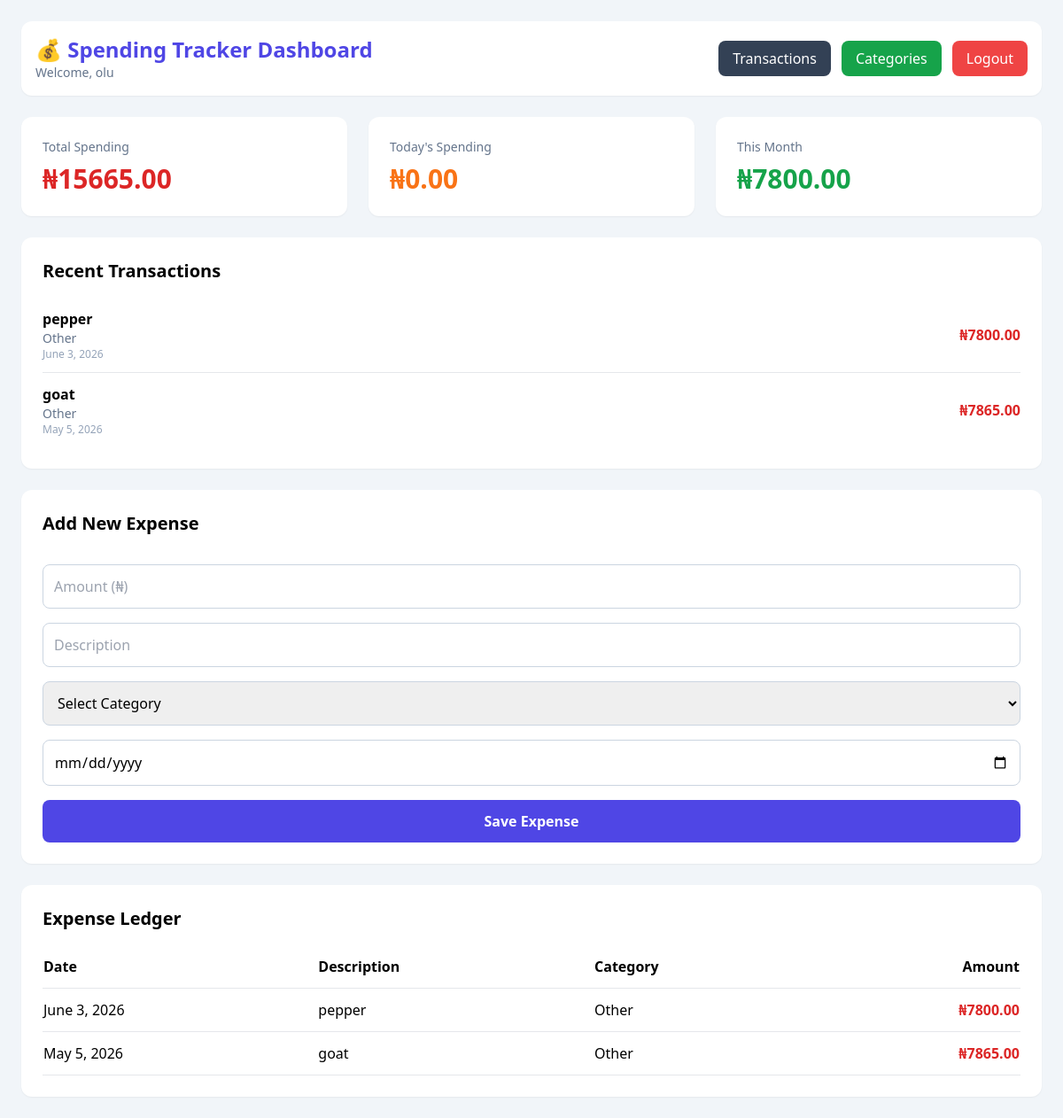
Page /dashboard/ (signed in) on the committed database.
### tracker/models.py (models this page shows)
class DailySpending(models.Model):
    CATEGORY_CHOICES = [
        ("Food", "Food"),
        ("Transport", "Transport"),
        ("Bills", "Bills"),
        ("Entertainment", "Entertainment"),
        ("Shopping", "Shopping"),
        ("Other", "Other"),
    ]
    user = models.ForeignKey(User, on_delete=models.CASCADE)
    amount = models.DecimalField(max_digits=10, decimal_places=2)
    item = models.CharField(max_length=100, blank=True, null=True)
    category = models.CharField(
        max_length=50,
        default="Other"
    )
    date = models.DateField()
    created_at = models.DateTimeField(default=timezone.now)
    updated_at = models.DateTimeField(auto_now=True)

### tracker/views.py (the view)
# urls.py: path("dashboard/", views.dashboard, name="dashboard"),
def dashboard(request):
    if not request.user.is_authenticated:
        return render(request, "home.html")
    expenses = DailySpending.objects.filter(user=request.user)
    total_spending = expenses.aggregate(Sum("amount"))["amount__sum"] or 0
    today_spending = (
        expenses.filter(date=timezone.now().date()).aggregate(Sum("amount"))[
            "amount__sum"
        ]
        or 0
    )
    current_month = timezone.now().month
    current_year = timezone.now().year
    monthly_spending = (
        expenses.filter(date__month=current_month, date__year=current_year).aggregate(
            Sum("amount")
        )["amount__sum"]
        or 0
    )
    recent_expenses = expenses.order_by("-date", "-id")[:5]
    context = {
        "total_spending": total_spending,
        "today_spending": today_spending,
        "monthly_spending": monthly_spending,
        "recent_expenses": recent_expenses,
        "all_spending": expenses.order_by("-date"),
    }
    return render(request, "dashboard.html", context)

### tracker/templates/dashboard.html (shortened to what this page needs)
<!DOCTYPE html>
<html lang="en">
<head>
    <script src="https://cdn.tailwindcss.com"></script>
</head>
<body class="bg-slate-100 min-h-screen p-6">
    <div class="max-w-7xl mx-auto">
        <div class="bg-white rounded-xl shadow-sm p-4 mb-6 flex justify-between items-center">
            <div>
                <h1 class="text-2xl font-bold text-indigo-600">
                    💰 Spending Tracker Dashboard
                </h1>
                <p class="text-sm text-slate-500">
                    Welcome, {{ request.user.first_name|default:request.user.username }}
                </p>
            </div>
            <div class="flex gap-3">
                <a href="{% url 'transaction_log' %}"
                    class="bg-slate-700 text-white px-4 py-2 rounded-lg hover:bg-slate-800">
                    Transactions
                </a>
                <a href="{% url 'categories' %}"
                    class="bg-green-600 text-white px-4 py-2 rounded-lg hover:bg-green-700">
                    Categories
                </a>
                <form action="{% url 'logout' %}" method="POST">
                    <button type="submit" class="bg-red-500 text-white px-4 py-2 rounded-lg hover:bg-red-600">
                        Logout
                    </button>
                </form>
            </div>
        </div>
        <div class="grid grid-cols-1 md:grid-cols-3 gap-6 mb-6">
            <div class="bg-white p-6 rounded-xl shadow-sm">
                <h3 class="text-slate-500 text-sm">
                    Total Spending
                </h3>
                <p class="text-3xl font-bold text-red-600 mt-2">
                    ₦{{ total_spending|floatformat:2 }}
                </p>
            </div>
            <div class="bg-white p-6 rounded-xl shadow-sm">
                <h3 class="text-slate-500 text-sm">
                    Today's Spending
                </h3>
                <p class="text-3xl font-bold text-orange-500 mt-2">
                    ₦{{ today_spending|floatformat:2 }}
                </p>
            </div>
            <div class="bg-white p-6 rounded-xl shadow-sm">
                <h3 class="text-slate-500 text-sm">
                    This Month
                </h3>
                <p class="text-3xl font-bold text-green-600 mt-2">
                    ₦{{ monthly_spending|floatformat:2 }}
                </p>
            </div>
        </div>
        <div class="bg-white rounded-xl shadow-sm p-6 mb-6">
            <h2 class="text-xl font-bold mb-4">
                Recent Transactions
            </h2>
            <ul class="divide-y">
                {% for expense in recent_expenses %}
                <li class="py-3 flex justify-between items-center">
                    <div>
                        <p class="font-semibold">
                            {{ expense.item|default:"Uncategorized" }}
                        </p>
                        <p class="text-sm text-slate-500">
                            {{ expense.category }}
                        </p>
                        <p class="text-xs text-slate-400">
                            {{ expense.date }}
                        </p>
                    </div>
                    <span class="font-bold text-red-600">
                        ₦{{ expense.amount|floatformat:2 }}
                    </span>
                </li>
                {% empty %}
                <li class="py-4 text-slate-400">
                    No transactions yet.
                </li>
                {% endfor %}
            </ul>
        </div>
        <div class="bg-white rounded-xl shadow-sm p-6 mb-6">
            <h2 class="text-xl font-bold mb-4">
                Add New Expense
            </h2>
            <form action="{% url 'add_spending' %}" method="POST" class="space-y-4">
                <input type="number" step="0.01" name="amount" placeholder="Amount (₦)" required
                    class="w-full border border-slate-300 p-3 rounded-lg">
                <input type="text" name="item" placeholder="Description"
                    class="w-full border border-slate-300 p-3 rounded-lg">
                <select name="category" class="w-full border border-slate-300 p-3 rounded-lg" required>
                    <option value="">Select Category</option>
                </select>
                <input type="date" name="date" required class="w-full border border-slate-300 p-3 rounded-lg">
                <button type="submit"
                    class="w-full bg-indigo-600 text-white py-3 rounded-lg font-semibold hover:bg-indigo-700">
                    Save Expense
                </button>
            </form>
        </div>
        <div class="bg-white rounded-xl shadow-sm p-6">
            <h2 class="text-xl font-bold mb-4">
                Expense Ledger
            </h2>
            <div class="overflow-x-auto">
                <table class="w-full">
                    <thead>
                        <tr class="border-b">
                            <th class="text-left py-3">Date</th>
                            <th class="text-left py-3">Description</th>
                            <th class="text-left py-3">Category</th>
                            <th class="text-right py-3">Amount</th>
                        </tr>
                    </thead>
                    <tbody>
                        {% for log in all_spending %}
                        <tr class="border-b">
                            <td class="py-3">
                                {{ log.date }}
                            </td>
                            <td class="py-3">
                                {{ log.item|default:"Uncategorized" }}
                            </td>
                            <td class="py-3">
                                {{ log.category }}
                            </td>
                            <td class="py-3 text-right font-semibold text-red-600">
                                ₦{{ log.amount|floatformat:2 }}
                            </td>
                        </tr>
                        {% empty %}
                        <tr>
                            <td colspan="4" class="py-6 text-center text-slate-400">
                                No expenses recorded.
                            </td>
                        </tr>
                        {% endfor %}
                    </tbody>
                </table>
            </div>
        </div>
    </div>
</body>
</html>

### rows in the picture
DailySpending: item "pepper", category "Other", date "June 3, 2026", amount "7800.00"
DailySpending: item "goat", category "Other", date "May 5, 2026", amount "7865.00"

### other values in the picture
{{ request.user.first_name|default:request.user.username }} "olu"
{{ total_spending|floatformat:2 }} "15665.00"
{{ today_spending|floatformat:2 }} "0.00"
{{ monthly_spending|floatformat:2 }} "7800.00"
